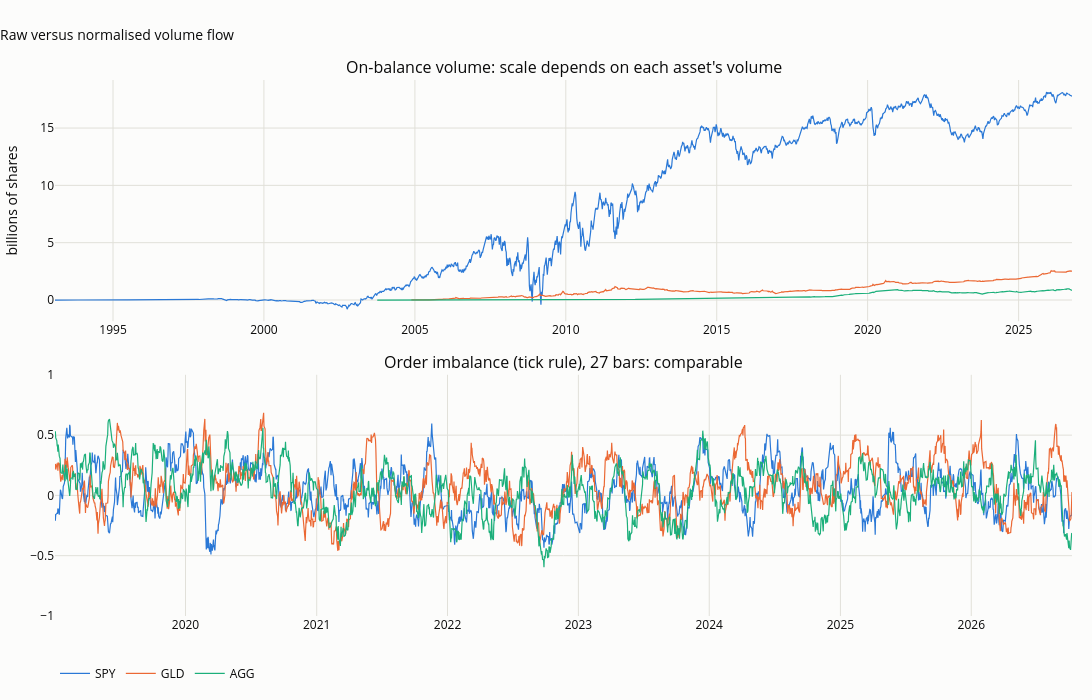

Here is the notebook cell this chart was saved with:
### Code cell
fig = make_subplots(rows=2, cols=1, vertical_spacing=0.1,
                    subplot_titles=("On-balance volume: scale depends on each asset's volume", "Order imbalance (tick rule), 27 bars: comparable"))
for j, a in enumerate(["SPY", "GLD", "AGG"]):
    ow = weekly(obv[a])
    fig.add_scatter(x=ow.index, y=ow / 1e9, name=a, mode="lines", line=dict(width=1.2, color=SERIES[j]), row=1, col=1)
    s = oib_tick[a].loc["2019-01-01":]
    fig.add_scatter(x=s.index, y=s, name=a, mode="lines", showlegend=False, line=dict(width=1.2, color=SERIES[j]), row=2, col=1)
fig.update_yaxes(title_text="billions of shares", row=1, col=1)
fig.update_yaxes(range=[-1, 1], row=2, col=1)
fig.update_layout(title="Raw versus normalised volume flow", height=700, width=1100, margin=dict(t=80, b=70),
                  legend=dict(orientation="h", y=-0.08, x=0))
save_figure(fig, "12_04_flow", FIG)
fig

### Figure 1 — Plotly figure (JSON) as saved in the notebook; plotly's stock layout.template omitted (floating-point values rounded to 4 significant figures; data arrays with more than 128 entries replaced by an {"elided": "..."} marker saying what was removed)
{"data": [{"line": {"color": "#2a78d6", "width": 1.2}, "mode": "lines", "name": "SPY", "type": "scatter", "x": {"elided": "1759 str values"}, "xaxis": "x", "y": {"elided": "1759 float values"}, "yaxis": "y"}, {"line": {"color": "#2a78d6", "width": 1.2}, "mode": "lines", "name": "SPY", "showlegend": false, "type": "scatter", "x": {"elided": "1954 str values"}, "xaxis": "x2", "y": {"elided": "1954 float values"}, "yaxis": "y2"}, {"line": {"color": "#eb6834", "width": 1.2}, "mode": "lines", "name": "GLD", "type": "scatter", "x": {"elided": "1759 str values"}, "xaxis": "x", "y": {"elided": "1759 float values"}, "yaxis": "y"}, {"line": {"color": "#eb6834", "width": 1.2}, "mode": "lines", "name": "GLD", "showlegend": false, "type": "scatter", "x": {"elided": "1954 str values"}, "xaxis": "x2", "y": {"elided": "1954 float values"}, "yaxis": "y2"}, {"line": {"color": "#1baf7a", "width": 1.2}, "mode": "lines", "name": "AGG", "type": "scatter", "x": {"elided": "1759 str values"}, "xaxis": "x", "y": {"elided": "1759 float values"}, "yaxis": "y"}, {"line": {"color": "#1baf7a", "width": 1.2}, "mode": "lines", "name": "AGG", "showlegend": false, "type": "scatter", "x": {"elided": "1954 str values"}, "xaxis": "x2", "y": {"elided": "1954 float values"}, "yaxis": "y2"}], "layout": {"annotations": [{"font": {"size": 16}, "showarrow": false, "text": "On-balance volume: scale depends on each asset's volume", "x": 0.5, "xanchor": "center", "xref": "paper", "y": 1.0, "yanchor": "bottom", "yref": "paper"}, {"font": {"size": 16}, "showarrow": false, "text": "Order imbalance (tick rule), 27 bars: comparable", "x": 0.5, "xanchor": "center", "xref": "paper", "y": 0.45, "yanchor": "bottom", "yref": "paper"}], "height": 700, "legend": {"orientation": "h", "x": 0, "y": -0.08}, "margin": {"b": 70, "t": 80}, "title": {"text": "Raw versus normalised volume flow"}, "width": 1100, "xaxis": {"anchor": "y", "domain": [0.0, 1.0]}, "xaxis2": {"anchor": "y2", "domain": [0.0, 1.0]}, "yaxis": {"anchor": "x", "domain": [0.55, 1.0], "title": {"text": "billions of shares"}}, "yaxis2": {"anchor": "x2", "domain": [0.0, 0.45], "range": [-1, 1]}}}
